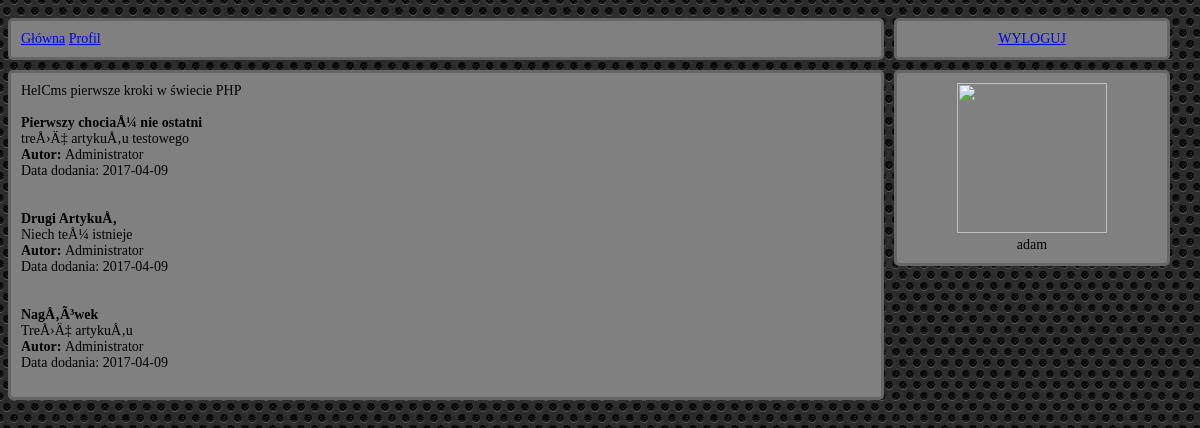
Screenshot of /engine/home.php?id=1 (signed in) with the database file from the repository.
### tables this page shows
CREATE TABLE `news` (
  `n_id` int(255) NOT NULL,
  `tytul` varchar(255) NOT NULL,
  `tresc` text NOT NULL,
  `author` varchar(20) NOT NULL,
  `data` date NOT NULL
);

### engine/start.php (the view, shortened to what this page needs)
HelCms pierwsze kroki w świecie PHP
<div id="news">
<?php
$newsy=$dbconnect->query("SELECT * FROM news");
	while ($row = $newsy->fetch_assoc()){
		$tytul=$row['tytul'];
		$tresc=$row['tresc'];
		$author=$row['author'];
		$data=$row['data'];
		echo'<br><b>'.$tytul.'</b><br>';
		echo''.$tresc.'<br>';
		echo'<b>Autor: </b>'.$author;
		echo'<br>Data dodania: '.$data;
		echo'<br><br>';
	}
?>
</div>

### engine/home.php (shortened to what this page needs)
<?php
	$userid=$_SESSION['id'];
	require_once "dbconf.php";
	$dbconnect = new Mysqli($host, $db_user, $db_pass, $db_name);
	$wynik = $dbconnect->query("SELECT * FROM users WHERE id = '$userid'");
	$user= $wynik->fetch_assoc();
?>
<!DOCTYPE HTML>
<HTML Lang='pl'>
<head>
	<link rel="stylesheet" href="../layout/base.css" type="text/css"/>
</head>
<body>
<div id="home">
<div id="menu">
<a href="home.php?id=1">Główna</a>
<a href="home.php?id=2">Profil</a>
</div>
<div id="prawa"><center>
<a href='../logout.php'>WYLOGUJ</a>
</center>
</div>
<div id="data">
<?php
         switch($_GET['id']){
              case '1':
                     include 'start.php';
              break;
       }
?>
</div>
<div id="prawa"><center>
<?php
include_once "prawa.php";
?>
</center>
</div>
</div>
</body>
</html>

### engine/prawa.php (shortened to what this page needs)
<?php
echo'<img src="'.$user['avatar'].'" width="150px" height="150"><br>';
echo $_SESSION['user'];
?>

### layout/base.css (style rules this page uses)
body { background-image: url("../img/bglog.png"); font-size: 14px; }
div { background-color: grey; }
#home { margin: 0 auto; width: 1200px; border-color: #666; border-style: 5px solid; border-radius: 5px; }
#menu { margin-top: 10px; float: left; width: 850px; padding: 10px; border-color: #666; border-style: solid; border-radius: 5px; }
#data { float: left; margin-left: auto; margin-top: 10px; width: 850px; padding: 10px; border-color: #666; border-style: solid; border-radius: 5px; }
#prawa { margin-right:auto; float: left; width: 250px; padding: 10px; margin-top: 10px; margin-left:10px; border-color: #666; border-style: solid; border-radius: 5px; }

### rows the page displays
news: tytul "Pierwszy chociaÅ¼ nie ostatni", tresc "treÅ›Ä‡ artykuÅ‚u testowego", author "Administrator", data "2017-04-09"
news: tytul "Drugi ArtykuÅ‚", tresc "Niech teÅ¼ istnieje", author "Administrator", data "2017-04-09"
news: tytul "NagÅ‚Ã³wek", tresc "TreÅ›Ä‡ artykuÅ‚u", author "Administrator", data "2017-04-09"

### other values shown
$_SESSION['user'] "adam"
